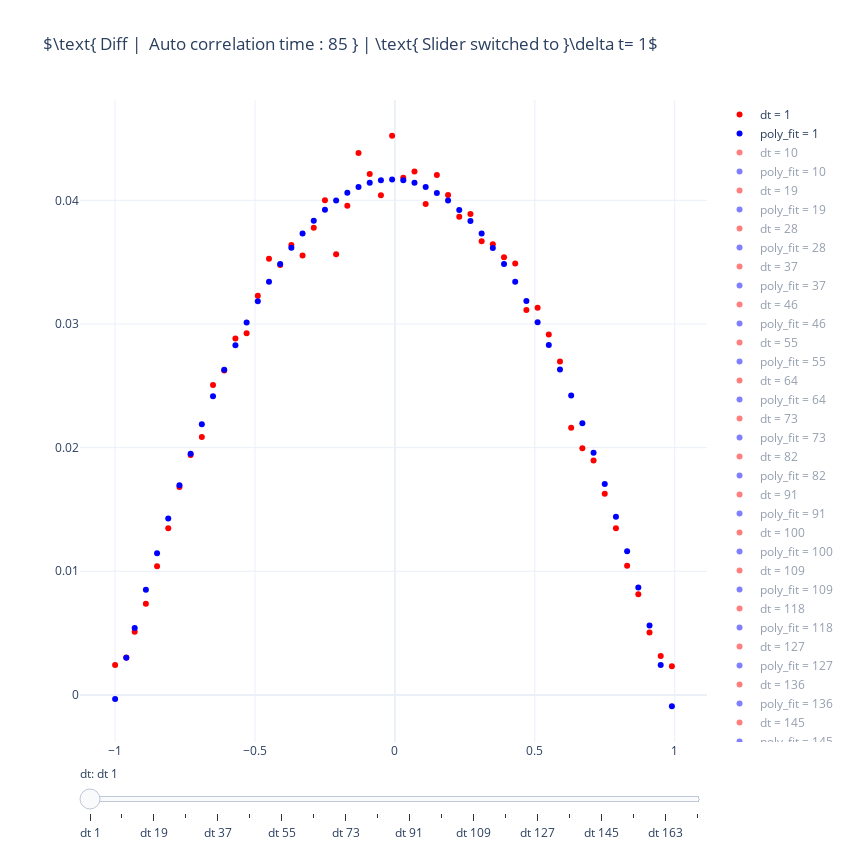

The code cell stored with this chart in its notebook:
### Code cell
slider_2d(ch._ddsde._diff_slider, prefix='dt')
